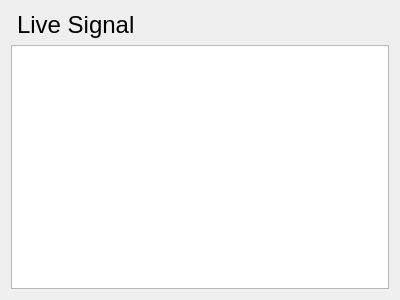
<?xml version="1.0" encoding="UTF-8"?>
<ui version="4.0">
 <class>LiveSignalView</class>
 <widget class="QWidget" name="LiveSignalView">
  <property name="geometry">
   <rect>
    <x>0</x>
    <y>0</y>
    <width>400</width>
    <height>300</height>
   </rect>
  </property>
  <property name="windowTitle">
   <string>Form</string>
  </property>
  <layout class="QVBoxLayout" name="verticalLayout">
   <item>
    <widget class="QLabel" name="linkLabel">
     <property name="font">
      <font>
       <pointsize>18</pointsize>
      </font>
     </property>
     <property name="text">
      <string>Live Signal</string>
     </property>
     <property name="indent">
      <number>6</number>
     </property>
    </widget>
   </item>
   <item>
    <widget class="QGraphicsView" name="graphicsView"/>
   </item>
  </layout>
 </widget>
 <resources/>
 <connections/>
</ui>
